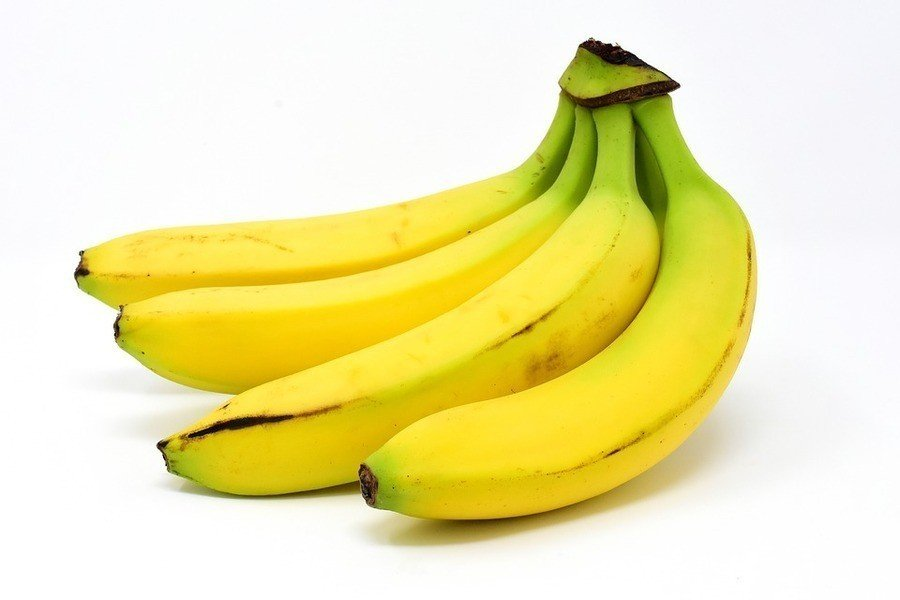
#> input picture image.jpg, 900 x 600 px
$ python test.py
#> lines starting #> are read from the running program, lines starting #| are printed output that depends on the picture
import numpy as np
import cv2
from matplotlib import pyplot as plt

# 使用 OpenCV 讀取圖檔
img_bgr = cv2.imread('image.jpg')
#> img_bgr is the input picture: shape (600, 900, 3); mean B, G, R 171.5, 231.4, 238.4

# 將 BGR 圖片轉為 RGB 圖片
img_rgb = img_bgr[:,:,::-1]

# 或是這樣亦可
# img_rgb = cv2.cvtColor(img_bgr, cv2.COLOR_BGR2RGB)
# 使用 OpenCV 讀取灰階圖檔

# 使用 Matplotlib 顯示圖片
plt.imshow(img_rgb)
plt.show()

img_gray = cv2.imread('image.jpg', cv2.IMREAD_GRAYSCALE)
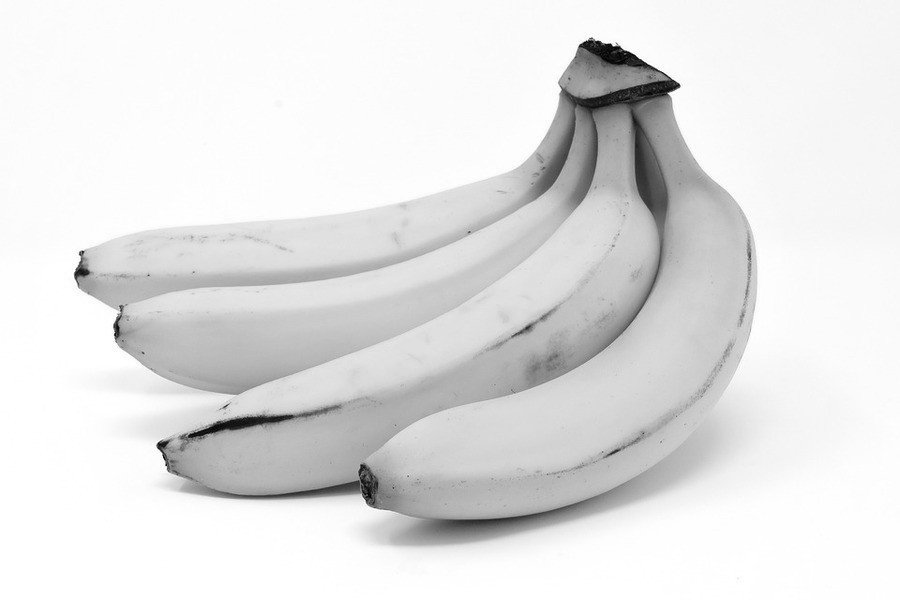
#> img_gray: shape (600, 900); min 0, max 255, mean 226.7

# 使用 Matplotlib 顯示圖片
plt.imshow(img_gray, cmap = 'gray')
plt.show()
